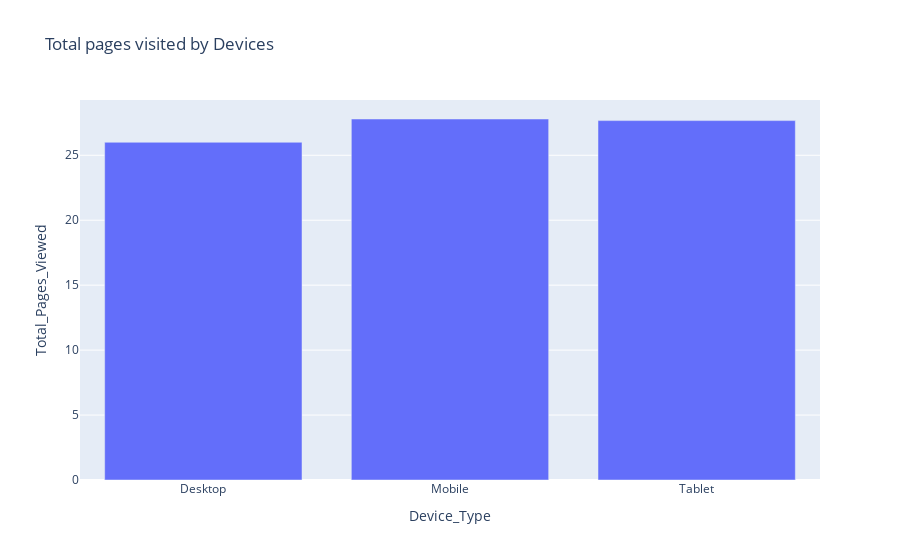

Source (notebook cell):
### Code cell
#average total pages visited by different devices
print(data.head())

device_data = data.groupby('Device_Type')['Total_Pages_Viewed'].mean().reset_index()
print(device_data)

fig = px.bar(device_data,x = 'Device_Type', y = "Total_Pages_Viewed", title = "Total pages visited by Devices")
fig.show()

### Figure 1 — Plotly figure (JSON) as saved in the notebook; plotly's stock layout.template omitted (floating-point values rounded to 4 significant figures)
{"data": [{"alignmentgroup": "True", "hovertemplate": "Device_Type=%{x}<br>Total_Pages_Viewed=%{y}<extra></extra>", "legendgroup": "", "marker": {"color": "#636efa", "pattern": {"shape": ""}}, "name": "", "offsetgroup": "", "orientation": "v", "showlegend": false, "textposition": "auto", "type": "bar", "x": ["Desktop", "Mobile", "Tablet"], "xaxis": "x", "y": [26, 27.79, 27.67], "yaxis": "y"}], "layout": {"barmode": "relative", "legend": {"tracegroupgap": 0}, "title": {"text": "Total pages visited by Devices"}, "xaxis": {"anchor": "y", "domain": [0, 1], "title": {"text": "Device_Type"}}, "yaxis": {"anchor": "x", "domain": [0, 1], "title": {"text": "Total_Pages_Viewed"}}}}
